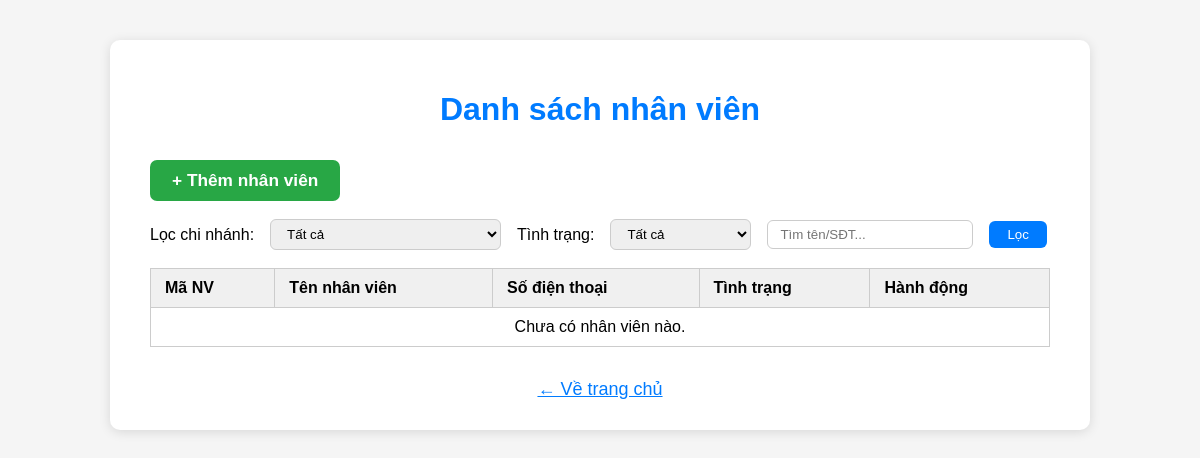
The app's page /administator/nhan-vien/, older data.
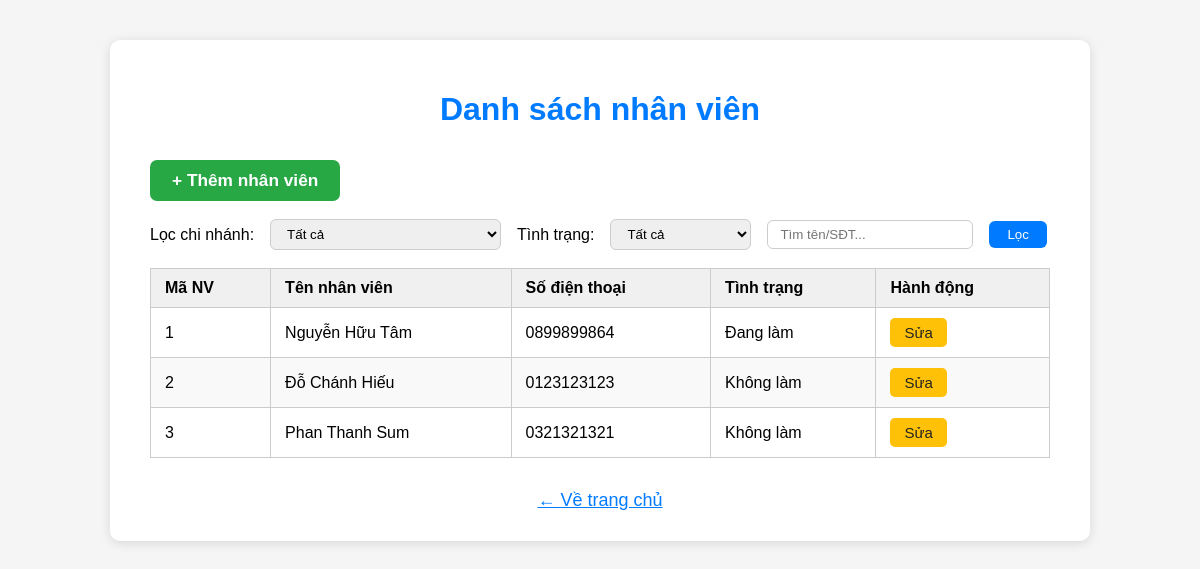
The same page, newer data.
### account/models.py (models this page shows, shortened)
class NhanVien(models.Model):
    ten_nhan_vien = models.CharField(max_length=100)
    so_dien_thoai = models.CharField(max_length=20)
    tai_khoan = models.CharField(max_length=100, unique=True)
    mat_khau = models.CharField(max_length=128, default='')
    chi_nhanh = models.ForeignKey(ChiNhanh, on_delete=models.SET_NULL, null=True, blank=True)
    TINH_TRANG_CHOICES = [
        ('on', 'Đang làm'),
        ('off', 'Không làm'),
        ('on_leave', 'Đang nghỉ phép'),
        ('quit', 'Đã nghỉ làm'),
    ]
    tinh_trang = models.CharField(max_length=10, choices=TINH_TRANG_CHOICES, default='off')

### account/views.py (the view)
# urls.py: path('nhan-vien/', views.danh_sach_nhan_vien_view, name='danh_sach_nhan_vien'),
def danh_sach_nhan_vien_view(request):
    from UserInterface.models import ChiNhanh
    chi_nhanh_id = request.GET.get('chi_nhanh')
    tinh_trang = request.GET.get('tinh_trang', '')
    search_query = request.GET.get('search', '').strip()
    nhan_vien_qs = NhanVien.objects.all().order_by('id')
    selected_chi_nhanh = None
    selected_tinh_trang = tinh_trang
    if chi_nhanh_id:
        try:
            selected_chi_nhanh = ChiNhanh.objects.get(id=chi_nhanh_id)
            nhan_vien_qs = nhan_vien_qs.filter(chi_nhanh=selected_chi_nhanh)
        except ChiNhanh.DoesNotExist:
            selected_chi_nhanh = None
    if tinh_trang:
        nhan_vien_qs = nhan_vien_qs.filter(tinh_trang=tinh_trang)
    if search_query:
        nhan_vien_qs = nhan_vien_qs.filter(
            Q(ten_nhan_vien__icontains=search_query) | Q(so_dien_thoai__icontains=search_query)
        )
    chi_nhanh_list = ChiNhanh.objects.all()
    return render(request, 'danh_sach_nhan_vien.html', {
        'nhan_vien_list': nhan_vien_qs,
        'chi_nhanh_list': chi_nhanh_list,
        'selected_chi_nhanh': selected_chi_nhanh,
        'selected_tinh_trang': selected_tinh_trang,
        'search_query': search_query,
    })

### account/templates/danh_sach_nhan_vien.html (shortened to what this page needs)
<!DOCTYPE html>
<html lang="vi">
<head>
</head>
<body>
    <div class="container">
        <h1>Danh sách nhân viên</h1>
        <button onclick="openAddNhanVienModal()" style="margin-bottom:18px;padding:10px 22px;background:#28a745;color:#fff;border:none;border-radius:7px;font-size:1.08rem;font-weight:600;cursor:pointer;">+ Thêm nhân viên</button>
        <form method="get" style="margin-bottom:18px;display:flex;align-items:center;gap:16px;">
            <label for="filter_chi_nhanh">Lọc chi nhánh:</label>
            <select name="chi_nhanh" id="filter_chi_nhanh" onchange="this.form.submit()" style="padding:6px 12px;border-radius:6px;border:1px solid #ccc;">
                <option value="">Tất cả</option>
            </select>
            <label for="filter_tinh_trang">Tình trạng:</label>
            <select name="tinh_trang" id="filter_tinh_trang" onchange="this.form.submit()" style="padding:6px 12px;border-radius:6px;border:1px solid #ccc;">
                <option value="">Tất cả</option>
            </select>
            <input type="text" name="search" placeholder="Tìm tên/SĐT..." value="{{ search_query|default:'' }}" style="padding:6px 12px;border-radius:6px;border:1px solid #ccc;min-width:180px;" />
            <button type="submit" style="padding:6px 18px;border-radius:6px;background:#007bff;color:#fff;border:none;">Lọc</button>
        </form>
        <table>
            <thead>
                <tr>
                    <th>Mã NV</th>
                    <th>Tên nhân viên</th>
                    <th>Số điện thoại</th>
                    <th>Tình trạng</th>
                    <th>Hành động</th>
                </tr>
            </thead>
            <tbody>
                {% for nv in nhan_vien_list %}
                <tr>
                    <td>{{ nv.id }}</td>
                    <td>{{ nv.ten_nhan_vien }}</td>
                    <td>{{ nv.so_dien_thoai }}</td>
                    <td>{{ nv.get_tinh_trang_display }}</td>
                    <td>
                        <button onclick="openEditNhanVienModal({{ nv.id }}, '{{ nv.ten_nhan_vien|escapejs }}', '{{ nv.so_dien_thoai|escapejs }}', '{{ nv.tai_khoan|escapejs }}', '{{ nv.mat_khau|escapejs }}', '{{ nv.chi_nhanh_id }}', '{{ nv.tinh_trang }}')" style="padding:6px 14px;background:#ffc107;color:#222;border:none;border-radius:5px;font-size:15px;">Sửa</button>
                    </td>
                </tr>
                {% empty %}
                <tr><td colspan="5" style="text-align:center;">Chưa có nhân viên nào.</td></tr>
                {% endfor %}
            </tbody>
        </table>
        <a href="{% url 'home' %}" class="back-link">&larr; Về trang chủ</a>
    </div>
</body>
</html>

### account/templates/danh_sach_nhan_vien.html (style rules this page uses)
body { font-family: Arial, sans-serif; background: #f5f5f5; }
.container { max-width: 900px; margin: 40px auto; background: #fff; padding: 30px 40px; border-radius: 10px; box-shadow: 0 2px 12px rgba(0,0,0,0.12); }
h1 { color: #007bff; text-align: center; margin-bottom: 32px; }
table { width: 100%; border-collapse: collapse; margin-bottom: 32px; }
th, td { border: 1px solid #ccc; padding: 10px 14px; text-align: left; }
th { background: #f0f0f0; }
tr:nth-child(even) { background: #f9f9f9; }
.back-link { display: block; margin: 0 auto; text-align: center; color: #007bff; text-decoration: underline; font-size: 18px; }

Row changes from the older to the newer data that the page shows:
added NhanVien: id "1", ten_nhan_vien "Nguyễn Hữu Tâm", so_dien_thoai "0899899864", tinh_trang "Đang làm"
added NhanVien: id "2", ten_nhan_vien "Đỗ Chánh Hiếu", so_dien_thoai "0123123123", tinh_trang "Không làm"
added NhanVien: id "3", ten_nhan_vien "Phan Thanh Sum", so_dien_thoai "0321321321", tinh_trang "Không làm"
Text that changed along with them:
text no longer shown: "Chưa có nhân viên nào."
